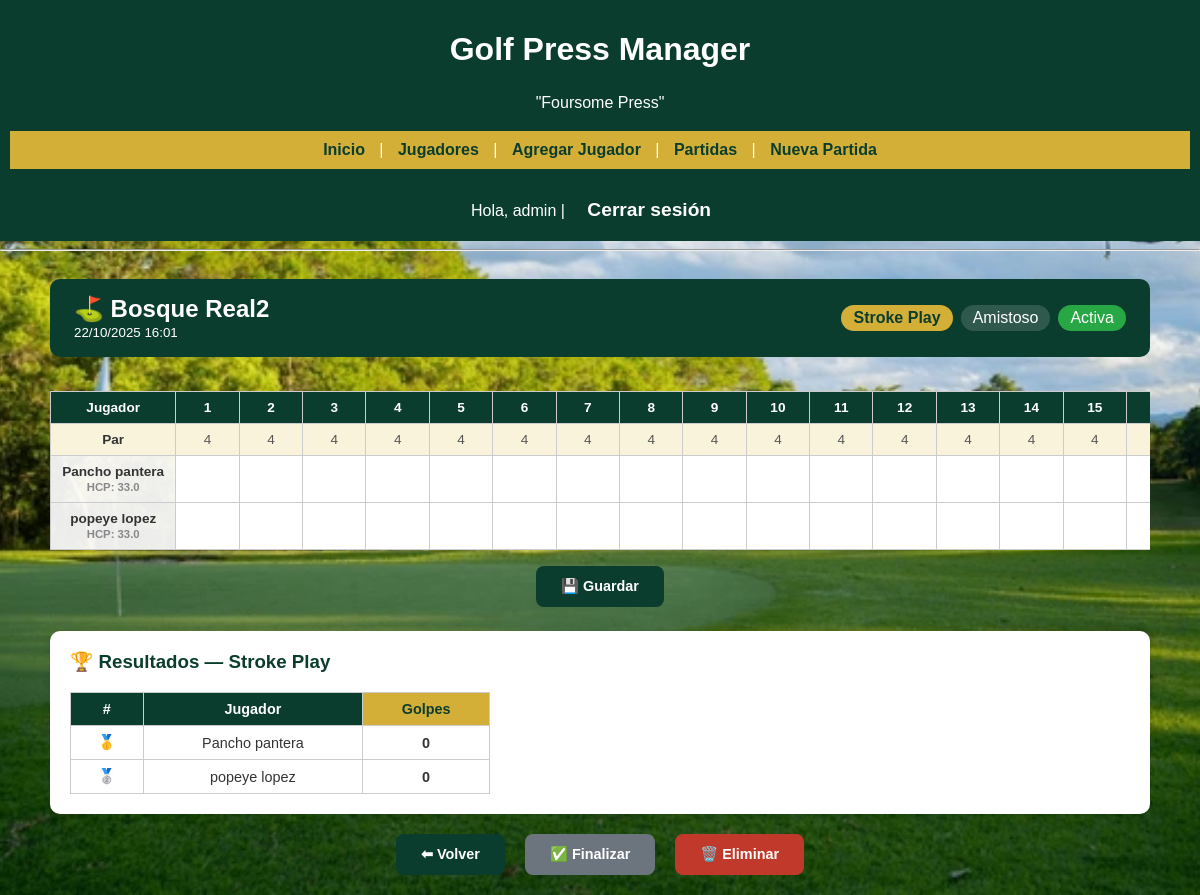
The page /match/2/scorecard (signed in) on the database its author committed.
### models/user.py (models this page shows, shortened)
class User(db.Model, UserMixin):
    __tablename__ = 'users'
    id = db.Column(db.Integer, primary_key=True)
    username = db.Column(db.String(80), unique=True, nullable=False)
    password_hash = db.Column(db.String(128), nullable=False)
    role = db.Column(db.String(20), nullable=False)  # 'admin', 'executive', 'player'

### models/match.py (models this page shows)
class Match(db.Model):
    __tablename__ = 'matches'
    id = db.Column(db.Integer, primary_key=True)
    fecha = db.Column(db.DateTime, default=datetime.utcnow)
    estado = db.Column(db.String(20), default='activa')
    campo = db.Column(db.String(100), nullable=True)
    tipo_juego = db.Column(db.String(50), nullable=True, default='Stroke Play')
    tipo_partida = db.Column(db.String(20), nullable=True, default='amistoso')
    ratings  = db.Column(db.Text, nullable=True)
    slopes   = db.Column(db.Text, nullable=True)
    pares    = db.Column(db.Text, nullable=True)   # JSON [4,3,5,...]
    wolf_data = db.Column(db.Text, nullable=True)  # JSON {hoyo: {partner: id|'lone'}}
    bbb_data  = db.Column(db.Text, nullable=True)  # JSON {hoyo: {bingo:id, bango:id, bongo:id}}
    jugadores = db.relationship('MatchPlayer', backref='match', cascade='all, delete-orphan')
    def get_pares(self):
        return json.loads(self.pares) if self.pares else [4]*18
    def get_wolf_data(self):
        return json.loads(self.wolf_data) if self.wolf_data else {}
    def get_bbb_data(self):
        return json.loads(self.bbb_data) if self.bbb_data else {}

class MatchPlayer(db.Model):
    __tablename__ = 'match_players'
    id = db.Column(db.Integer, primary_key=True)
    match_id = db.Column(db.Integer, db.ForeignKey('matches.id'), nullable=False)
    player_id = db.Column(db.Integer, db.ForeignKey('players.id'), nullable=False)
    handicap_ajustado = db.Column(db.Float, nullable=True)
    score_total = db.Column(db.Integer, default=0)
    team = db.Column(db.Integer, nullable=True)   # 1 = Equipo A, 2 = Equipo B
    jugador = db.relationship('Player', backref='match_entries')
    scores  = db.relationship('MatchScore', backref='match_player',
                              cascade='all, delete-orphan', order_by='MatchScore.hoyo')

### models/player.py (models this page shows, shortened)
class Player(db.Model):
    __tablename__ = 'players'
    id = db.Column(db.Integer, primary_key=True)
    name = db.Column(db.String(100), nullable=False)
    handicap = db.Column(db.Float, nullable=True)
    country = db.Column(db.String(50), nullable=True)
    match_id = db.Column(db.Integer, db.ForeignKey('matches.id'))
    match = db.relationship('Match', backref='players')  # usar string si hay error

### controllers/match_controller.py (the view, shortened to what this page needs)
@match_bp.route('/<int:match_id>/scorecard', methods=['GET', 'POST'])
@login_required
@role_required('admin', 'executive', 'player')
def scorecard(match_id):
    match = Match.query.get_or_404(match_id)
    mps   = MatchPlayer.query.filter_by(match_id=match_id).all()
    holes      = list(range(1, 19))
    pares      = match.get_pares()
    wolf_data  = match.get_wolf_data()
    bbb_data   = match.get_bbb_data()
    scores_map = {mp.id: {ms.hoyo: ms for ms in mp.scores} for mp in mps}
    resultados = calcular_resultados(match, mps)
    return render_template('matches/scorecard.html',
        match=match, mps=mps, holes=holes, pares=pares,
        scores_map=scores_map, resultados=resultados,
        wolf_data=wolf_data, bbb_data=bbb_data,
        juegos_equipo=list(JUEGOS_EQUIPO))

### controllers/auth_controller.py (called while the page is built)
@login_manager.user_loader
def load_user(user_id):
    return User.query.get(int(user_id))

def role_required(*roles):
    def decorator(f):
        @wraps(f)
        def wrapped(*args, **kwargs):
            if not current_user.is_authenticated:
                flash('Debe iniciar sesión para acceder a esta página.', 'warning')
                return login_manager.unauthorized()
            if current_user.role not in roles:
                flash('No tienes permisos para acceder a esta página.', 'danger')
                return redirect(url_for('main.home'))
            return f(*args, **kwargs)
        return wrapped
    return decorator

### controllers/match_controller.py (called while the page is built)
def calcular_stroke_play(mps, pares):
    res = [{'jugador': mp.jugador.name, 'total': sum(s.golpes or 0 for s in mp.scores), 'detalle': None} for mp in mps]
    return sorted(res, key=lambda x: x['total'])

### templates/matches/scorecard.html (shortened to what this page needs)
{% extends 'base.html' %}
{% block contenido %}
<div style="max-width:1100px; margin:0 auto;">
  <div style="background:#0B3D2E;color:white;border-radius:10px;padding:16px 24px;margin-bottom:18px;display:flex;justify-content:space-between;align-items:center;flex-wrap:wrap;gap:10px;">
    <div>
      <h2 style="margin:0;color:white;text-shadow:none;">⛳ {{ match.campo or 'Sin campo' }}</h2>
      <small>{{ match.fecha.strftime('%d/%m/%Y %H:%M') }}</small>
    </div>
    <div style="display:flex;gap:8px;flex-wrap:wrap;">
      <span style="background:#D4AF37;color:#0B3D2E;padding:4px 12px;border-radius:20px;font-weight:bold;">{{ match.tipo_juego }}</span>
      <span style="background:rgba(255,255,255,0.15);padding:4px 12px;border-radius:20px;">{{ match.tipo_partida|capitalize }}</span>
      <span style="background:{% if match.estado=='activa' %}#28a745{% else %}#6c757d{% endif %};padding:4px 12px;border-radius:20px;">{{ match.estado|capitalize }}</span>
    </div>
  </div>
  <form method="POST">
    <div style="overflow-x:auto;">
      <table style="font-size:0.85rem;">
        <thead>
          <tr style="background:#0B3D2E;color:white;">
            <th style="background:#0B3D2E;color:white;">Jugador</th>
            {% for h in holes %}<th style="background:#0B3D2E;color:white;min-width:36px;">{{ h }}</th>{% endfor %}
          </tr>
          <tr style="background:#f9f3dc;">
            <td style="font-weight:bold;background:#f9f3dc;">Par</td>
            {% for p in pares %}<td style="background:#f9f3dc;color:#555;">{{ p }}</td>{% endfor %}
          </tr>
        </thead>
        <tbody>
          {% for mp in mps %}
          <tr>
            <td style="font-weight:bold;white-space:nowrap;">
              {{ mp.jugador.name }}
              <br><small style="color:#888;">HCP: {{ mp.jugador.handicap or '—' }}</small>
            </td>
            {% for h in holes %}
              {% set ms = scores_map[mp.id].get(h) %}
              {% set par_h = pares[h-1] %}
              {% set g = ms.golpes if ms else None %}
              {% if g is not none %}
                {% if   g <= par_h - 2 %}{% set bg='#ffd700' %}
                {% elif g == par_h - 1 %}{% set bg='#d4edda' %}
                {% elif g == par_h     %}{% set bg='#ffffff' %}
                {% elif g == par_h + 1 %}{% set bg='#fde8e8' %}
                {% else                %}{% set bg='#f5b7b1' %}{% endif %}
              {% else %}{% set bg='#ffffff' %}{% endif %}
              <td style="background:{{ bg }};">
                {% if match.estado=='activa' %}
                  <input type="number" name="score_{{ mp.id }}_{{ h }}"
                         value="{{ g if g is not none else '' }}" min="1" max="20"
                         style="width:36px;border:none;background:transparent;text-align:center;font-size:0.9rem;">
                {% else %}
                  {{ g if g is not none else '—' }}
                {% endif %}
              </td>
            {% endfor %}
          </tr>
          {% endfor %}
        </tbody>
      </table>
    </div>
    {% if match.estado == 'activa' %}
    <div class="buttons" style="margin-top:16px;">
      <button type="submit" class="btn">💾 Guardar</button>
    </div>
    {% endif %}
  </form>
  {% if resultados %}
  <div style="background:white;border-radius:10px;padding:20px;margin-top:24px;box-shadow:0 2px 8px rgba(0,0,0,0.1);">
    <h3 style="color:#0B3D2E;margin-top:0;">🏆 Resultados — {{ match.tipo_juego }}</h3>
    {% if match.tipo_juego == 'Match Play' %}
      <div style="overflow-x:auto;">
        <table style="font-size:0.82rem;">
          <thead>
            <tr style="background:#0B3D2E;color:white;">
              <th style="background:#0B3D2E;color:white;">Jugador</th>
              {% for h in holes %}<th style="background:#0B3D2E;color:white;">{{ h }}</th>{% endfor %}
              <th style="background:#D4AF37;color:#0B3D2E;">Resultado</th>
            </tr>
          </thead>
          <tbody>
            {% for r in resultados %}
            <tr>
              <td style="font-weight:bold;">{{ r.jugador }}</td>
              {% if r.detalle %}{% for v in r.detalle %}
                <td style="text-align:center;background:{% if v=='W' %}#d4edda{% elif v=='L' %}#fde8e8{% elif v=='H' %}#fff3cd{% else %}#fff{% endif %};">{{ v }}</td>
              {% endfor %}{% endif %}
              <td style="font-weight:bold;">{{ r.total }}</td>
            </tr>
            {% endfor %}
          </tbody>
        </table>
      </div>
    {% else %}
      <table style="font-size:0.9rem;max-width:420px;">
        <thead><tr style="background:#0B3D2E;color:white;">
          <th style="background:#0B3D2E;color:white;">#</th>
          <th style="background:#0B3D2E;color:white;">Jugador</th>
          <th style="background:#D4AF37;color:#0B3D2E;">
            {% if match.tipo_juego in ('Stableford','Wolf','Bingo-Bango-Bongo') %}Puntos
            {% elif match.tipo_juego in ('Skins Game',) %}Skins
            {% else %}Golpes{% endif %}
          </th>
        </tr></thead>
        <tbody>{% for r in resultados %}<tr>
          <td>{% if loop.first %}🥇{% elif loop.index==2 %}🥈{% elif loop.index==3 %}🥉{% else %}{{ loop.index }}{% endif %}</td>
          <td>{{ r.jugador }}</td>
          <td style="font-weight:bold;text-align:center;">{{ r.total }}</td>
        </tr>{% endfor %}</tbody>
      </table>
    {% endif %}
  </div>
  {% endif %}
  <div class="buttons" style="margin-top:20px;">
    <a href="{{ url_for('match.list_matches') }}" class="btn">⬅ Volver</a>
    {% if match.estado == 'activa' %}
    <form method="POST" action="{{ url_for('match.finalizar_match', match_id=match.id) }}" style="margin:0;">
      <button type="submit" class="btn" style="background:#6c757d;"
              onclick="return confirm('¿Finalizar esta partida?')">✅ Finalizar</button>
    </form>
    {% endif %}
    {% if current_user.role in ['admin','executive'] %}
    <a href="{{ url_for('match.delete_match', match_id=match.id) }}" class="btn"
       style="background:#c0392b;" onclick="return confirm('¿Eliminar esta partida?')">🗑️ Eliminar</a>
    {% endif %}
  </div>
</div>
{% endblock %}

### templates/base.html (shortened to what this page needs)
<!DOCTYPE html>
<html lang="es">
<head>
    <link rel="stylesheet" href="{{ url_for('static', filename='css/style.css') }}">
</head>
<body>
    <header>
        <h1 style="text-align: center;">Golf Press Manager</h1>
        <p style="text-align: center;">"Foursome Press"</p>
        <nav class="navbar">
            <a href="{{ url_for('main.home') }}">Inicio</a> |
            <a href="{{ url_for('player.list_players') }}">Jugadores</a>  |
            <a href="{{ url_for('player.add_player') }}">Agregar Jugador</a> |
            <a href="{{ url_for('match.list_matches') }}">Partidas</a> |
            <a href="{{ url_for('match.new_match') }}">Nueva Partida</a>
        </nav>
        <nav>
            {% if current_user.is_authenticated %}
                Hola, {{ current_user.username }} |
                <a href="{{ url_for('auth.logout') }}" class="btn-global">Cerrar sesión</a>
            {% else %}
                <a href="{{ url_for('auth.login') }}" class="btn-global">Iniciar sesión</a>
            {% endif %}
        </nav>
    </header>
<hr>
    <main>
        {% block contenido %}{% endblock %}
    </main>
</body>
</html>

### static/css/style.css (style rules this page uses)
body { font-family: Bold, sans-serif; margin: 0; padding: 0; background-image: url("../img/fondo-golf.jpg"); background-size: cover; background-position: center; background-repeat: no-repeat; background-attachment: fixed; color: #333; }
header { background-color: #0B3D2E; color: #FFFFFF; padding: 10px; text-align: center; }
.navbar { background-color: #D4AF37; padding: 10px; text-align: center; }
.navbar a { color: #0B3D2E; text-decoration: none; margin: 0 10px; font-weight: bold; transition: color 0.3s ease; }
main { padding: 20px; }
h2 { text-align: center; color: #ffffff; text-shadow: 1px 1px 3px rgba(0,0,0,0.6); margin-bottom: 10px; }
p, ul { text-align: justify; line-height: 1.6; }
.buttons { display: flex; justify-content: center; gap: 20px; margin-top: 40px; }
.btn { display: inline-block; text-decoration: none; background-color: #0B3D2E; color: white; padding: 12px 25px; border-radius: 8px; font-weight: bold; transition: background-color 0.3s ease, transform 0.2s ease; border: none; cursor: pointer; font-size: 0.9rem; }
table { width: 100%; border-collapse: collapse; margin-top: 1rem; }
table th, table td { border: 1px solid #ccc; padding: 0.5rem 0.7rem; text-align: center; }
table th { background-color: #f2f2f2; }
table td { background-color: rgba(255, 255, 255, 0.92); }
.btn-global { background-color: #0B3D2E; color: white; border: 2px solid #0B3D2E; padding: 8px 16px; font-size: 1.2em; font-weight: bold; cursor: pointer; border-radius: 4px; transition: background-color 0.3s, color 0.3s; text-decoration: none; display: inline-block; margin-top: 20px; }

### rows shown on the page
User: username "admin"
Match: campo "Bosque Real2", fecha "22/10/2025 16:01", tipo_juego "Stroke Play", tipo_partida "Amistoso", estado "Activa"
MatchPlayer: jugador.name "Pancho pantera", jugador "33.0"
MatchPlayer: jugador.name "popeye lopez", jugador "33.0"
Player: jugador "Pancho pantera", total "0"
Player: jugador "popeye lopez", total "0"

### other values the page prints
{{ h }} "1" "2" "3" "4" "5" "6" "7" "8" "9" "10" "11" "12" "13" "14" "15"
{{ p }} "4" "4" "4" "4" "4" "4" "4" "4" "4" "4" "4" "4" "4" "4" "4"
